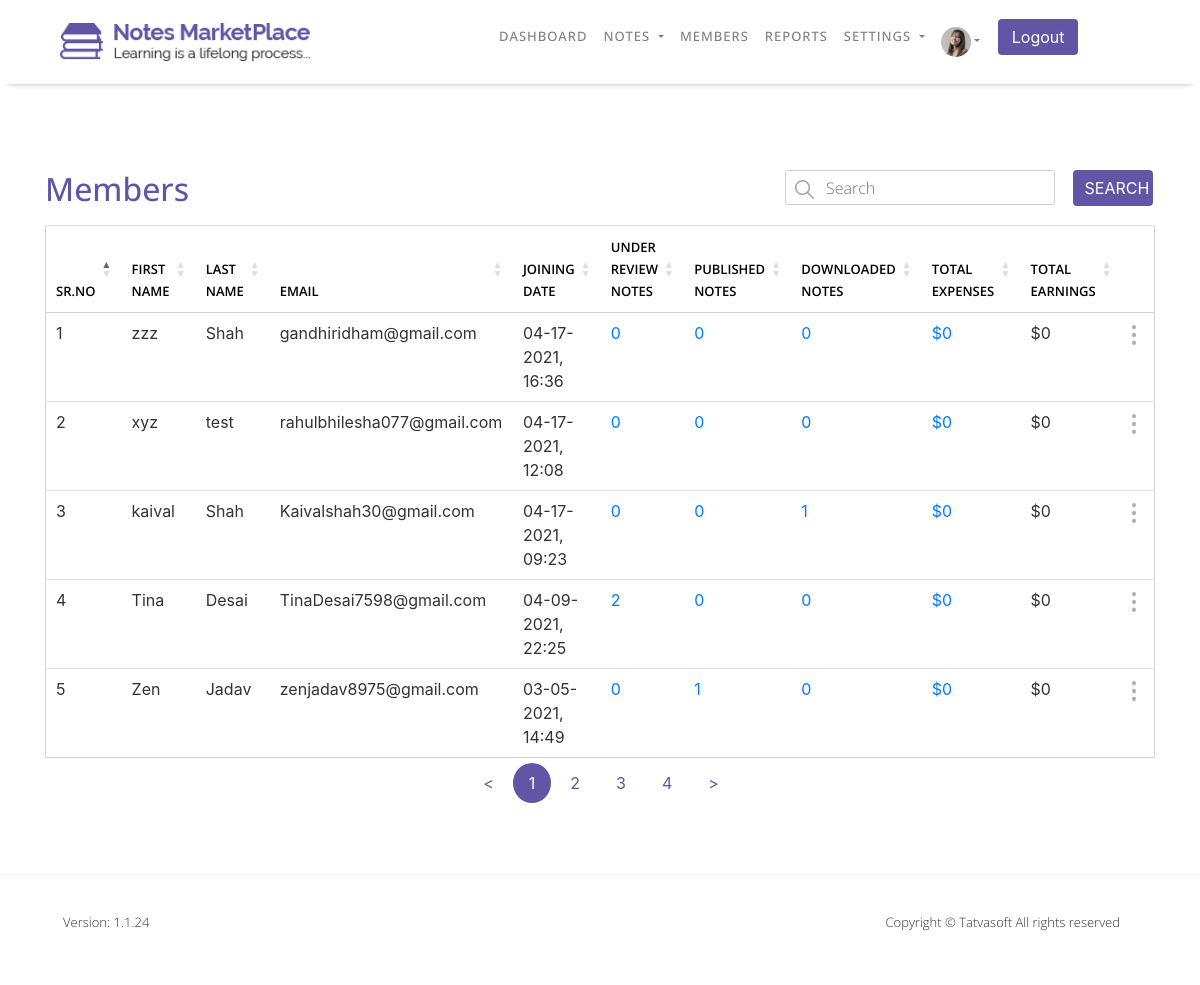
The app's page /NOTESMARKETPLACE/Admin/Members.php (signed in), older data.
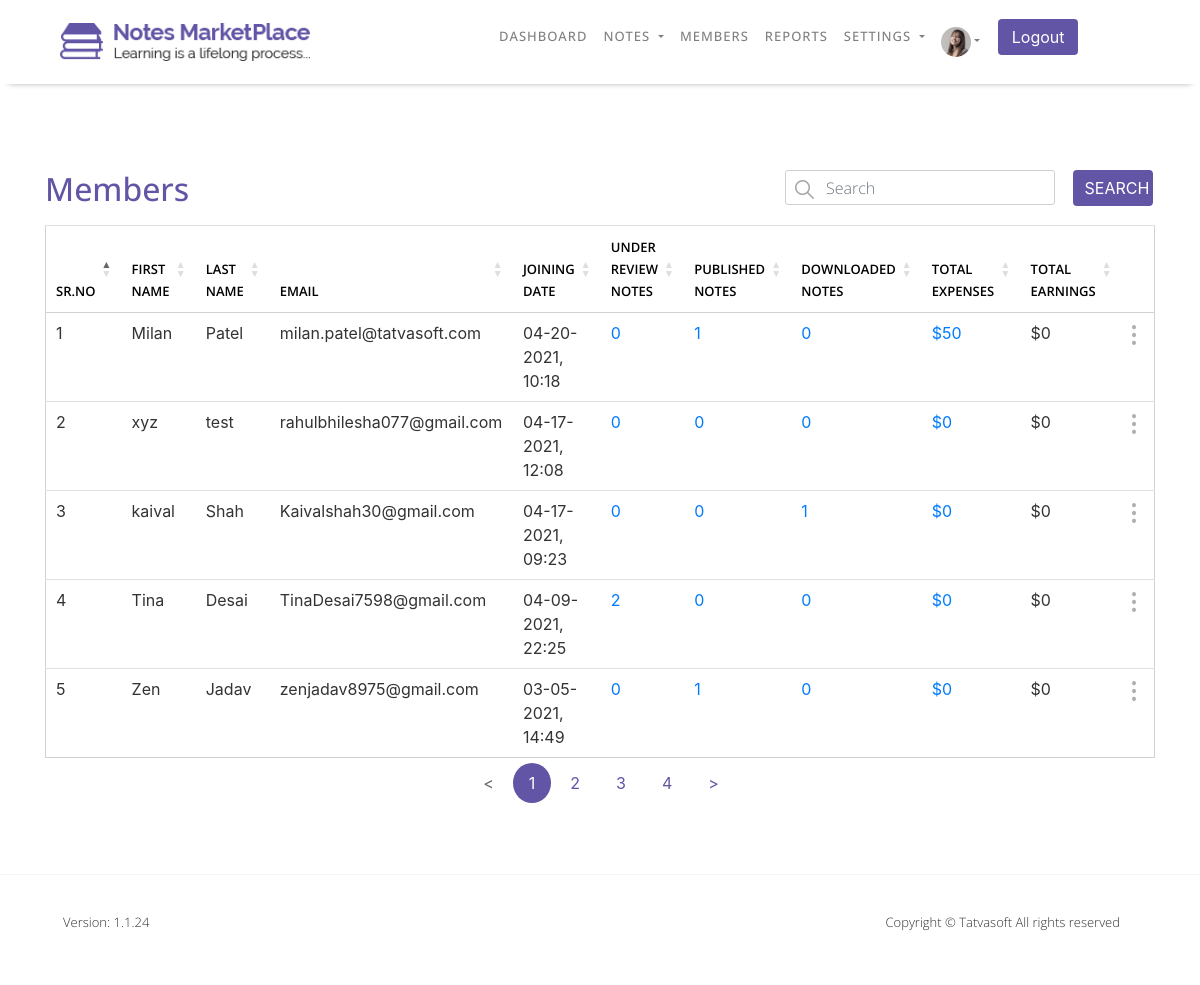
The same page, newer data.
### tables this page shows
CREATE TABLE `users` (
  `ID` int(11) NOT NULL COMMENT 'PRIMARY KEY',
  `RoleID` int(11) NOT NULL COMMENT 'FOREIGN KEY relationship with UserRoles table',
  `FirstName` varchar(50) NOT NULL COMMENT 'Required Information',
  `LastName` varchar(50) NOT NULL COMMENT 'Required Information',
  `EmailID` varchar(100) NOT NULL COMMENT 'Required Information | Unique EmailID across table.',
  `Password` varchar(24) NOT NULL COMMENT 'Required Information',
  `IsEmailVerified` bit(2) DEFAULT b'0' COMMENT 'Required Information, Default set to false.',
  `CreatedDate` datetime DEFAULT current_timestamp() COMMENT 'Date and time when system has created a record.',
  `CreatedBy` int(11) DEFAULT NULL COMMENT 'UserID who has created this record.',
  `ModifiedDate` datetime DEFAULT current_timestamp() COMMENT 'date and time when system has updated a record.',
  `ModifiedBy` int(11) DEFAULT NULL COMMENT 'UserID who updateds this record.',
  `IsActive` bit(2) NOT NULL DEFAULT b'1' COMMENT 'Required Information, default set to true.'
);

### NOTESMARKETPLACE/Admin/Members.php (the view, shortened to what the changed rows need)
<?php include "Config/Database-Connection.php"; ?>
    <?php
        if(isset($_SESSION['loggedin']) && $_SESSION['loggedin'] = true){
            include "Header.php";
        }else{
            header("Location: ../Login.php");
        }
    ?>
    <section id="members">
        <div class="content-box-lg">
            <div class="container">
                <div class="row members-row">
                    <div class="col-md-6 col-sm-6 col-6">
                        <div class="horizontal-heading">
                            <h2>Members</h2>
                        </div>
                    </div>
                </div>
                <div class="row members-row">
                    <div class="col-md-12 col-sm-12 col-12">
                        <div class="table-responsive">
                            <table class="table" id="Members_table">
                                <thead>
                                    <tr>
                                        <th scope="col">SR.NO</th>
                                        <th scope="col">FIRST NAME</th>
                                        <th scope="col">LAST NAME</th>
                                        <th scope="col">EMAIL</th>
                                        <th scope="col">JOINING DATE</th>
                                        <th scope="col">UNDER REVIEW<br>NOTES</th>
                                        <th scope="col">PUBLISHED<br>NOTES</th>
                                        <th scope="col">DOWNLOADED<br>NOTES</th>
                                        <th scope="col">TOTAL<br>EXPENSES</th>
                                        <th scope="col">TOTAL<br>EARNINGS</th>
                                        <th scope="col"></th>
                                    </tr>
                                </thead>
                                <tbody>
                            <?php
                                $query = "SELECT * FROM users WHERE RoleID=2 AND IsActive=1 ORDER BY CreatedDate DESC ";
                                $Search_all = mysqli_query($connection,$query);
                                if(mysqli_num_rows($Search_all)!=0){
                                    $j=1;
                                    while($row =mysqli_fetch_assoc($Search_all)){
                                        $ID = $row['ID'];
                                        $FirstName = $row['FirstName'];
                                        $LastName = $row['LastName'];
                                        $EmailID = $row['EmailID'];
                                        $CreatedDate = $row['CreatedDate'];
                                        $JOININGDATE = date("m-d-Y, H:i",
                                        strtotime($CreatedDate));
                                        $query = "SELECT * FROM sellernotes WHERE SellerID=$ID
                                        AND Status IN(7,8)";
                                        $Notes_Under_Review = mysqli_query($connection,$query);
                                        $Notes_Under_Review_Count = mysqli_num_rows($Notes_Under_Review);
                                        $Total_Earned = 0;
                                        $query = "SELECT * FROM sellernotes WHERE SellerID=$ID
                                        AND Status=9";
                                        $Published_Notes = mysqli_query($connection,$query);
                                        while($row = mysqli_fetch_assoc($Published_Notes)){
                                            $Price = $row['SellingPrice'];
                                            $Total_Earned = $Total_Earned + $Price;
                                        }
                                        $Published_Notes_Count = mysqli_num_rows($Published_Notes);
                                        $Total_Expenses = 0;
                                        $query = "SELECT * FROM downloads WHERE Seller=$ID
                                        AND IsAttachmentDownloaded=1";
                                        $SoldNotes = mysqli_query($connection,$query);
                                        while($row = mysqli_fetch_assoc($SoldNotes)){
                                            $Price = $row['PurchasedPrice'];
                                            $Total_Expenses = $Total_Expenses + $Price;
                                        }
                                        $query = "SELECT * FROM downloads WHERE Downloader=$ID AND IsAttachmentDownloaded=1";
                                        $Downloads = mysqli_query($connection,$query);
                                        $Downloads_Count = mysqli_num_rows($Downloads);
                                        echo "<tr><td>$j</td>
                                                <td>$FirstName</td>
                                                <td>$LastName</td>
                                                <td>$EmailID</td>
                                                <td>$JOININGDATE</td>
                                                <td><a href='Notes_Under_Review.php?UserID=$ID'>$Notes_Under_Review_Count</a></td>
                                                <td><a href='Published_Notes.php?UserID=$ID'>$Published_Notes_Count</a></td>
                                                <td><a href='Downloaded_Notes.php?UserID=$ID'>$Downloads_Count</a></td>
                                                <td><a href='Downloaded_Notes.php?UserID=$ID'>$$Total_Earned</a></td>
                                                <td>$$Total_Expenses</td>
                                                <td>
                                                    <div class='dropdown'>
                                                        <img src='images/tables/dots.png' alt='Setting Image' class='dropbtn'>
                                                        <div class='dropdown-content'>
                                                            <a href='Member_Details.php?Member=$ID'>View More Details</a>
                                                            <a href='Members.php?Deactivate=$ID' onclick='return
                                                            Deactivate()'>Deactivate</a>
                                                        </div>
                                                    </div>
                                                </td>
                                            </tr>";
                                        $j++;
                                    }
                                }
                            ?>
                                </tbody>
                            </table>
                        </div>
                    </div>
                </div>
            </div>
        </div>
    </section>
<?php include "Footer.php"; ?>

Row changes from the older to the newer data that the page shows:
removed users: FirstName "zzz", LastName "Shah", EmailID "gandhiridham@gmail.com", CreatedDate "04-17-2021, 16:36", Notes_Under_Review_Count "0", Published_Notes_Count "0", Downloads_Count "0", Total_Earned "0", Total_Expenses "0"
added users: FirstName "Milan", LastName "Patel", EmailID "milan.patel@tatvasoft.com", CreatedDate "04-20-2021, 10:18", Notes_Under_Review_Count "0", Published_Notes_Count "1", Downloads_Count "0", Total_Earned "50", Total_Expenses "0"
